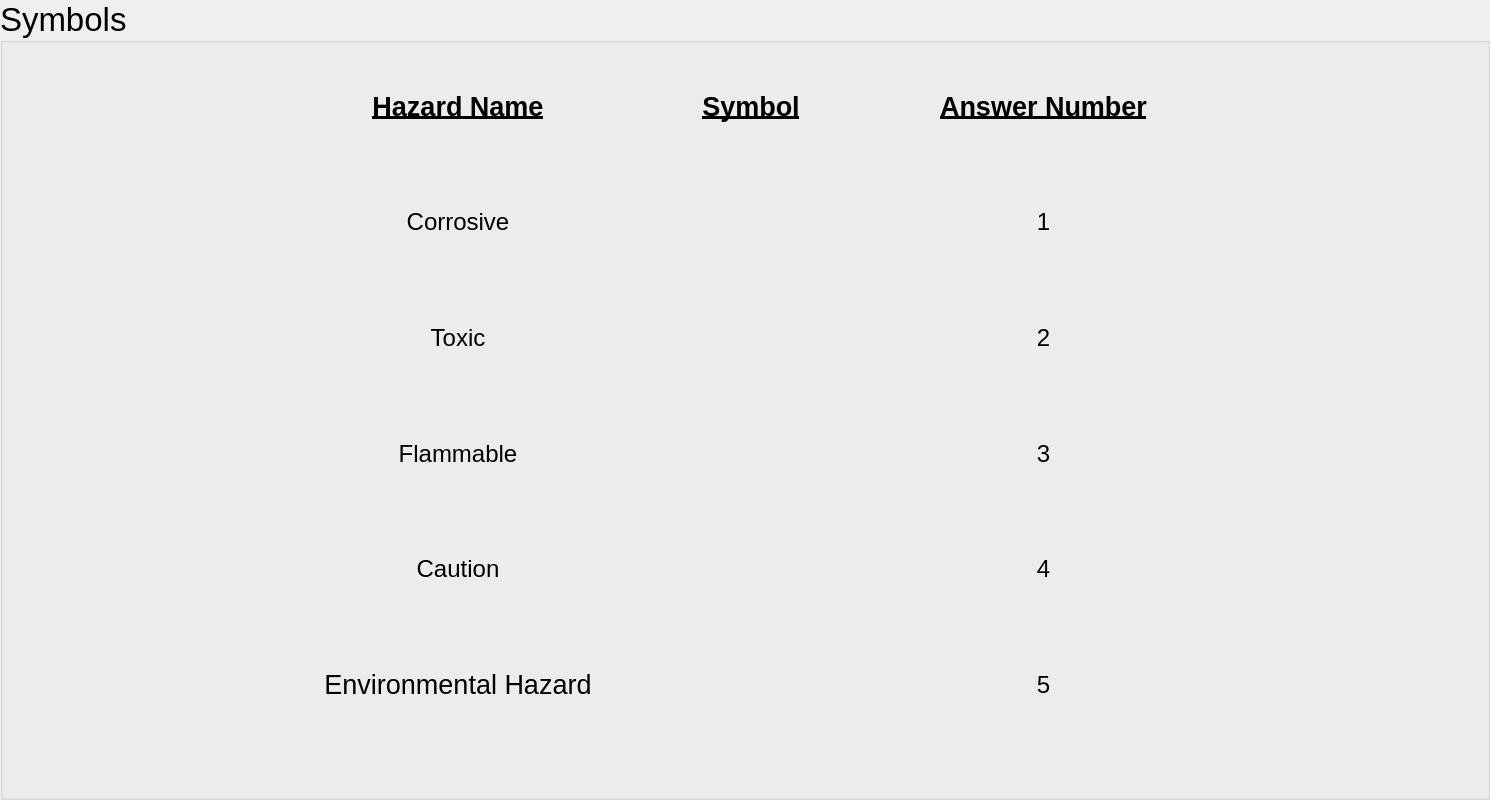
          <widget class="QGroupBox" name="hzd_sym_box">
           <property name="font">
            <font>
             <pointsize>25</pointsize>
            </font>
           </property>
           <property name="title">
            <string>Symbols</string>
           </property>
           <widget class="QWidget" name="layoutWidget_5">
            <property name="geometry">
             <rect>
              <x>20</x>
              <y>50</y>
              <width>1461</width>
              <height>741</height>
             </rect>
            </property>
            <layout class="QGridLayout" name="hazard_grid_2" columnstretch="2,0,2">
             <property name="leftMargin">
              <number>200</number>
             </property>
             <property name="topMargin">
              <number>0</number>
             </property>
             <property name="rightMargin">
              <number>200</number>
             </property>
             <property name="bottomMargin">
              <number>50</number>
             </property>
             <property name="horizontalSpacing">
              <number>6</number>
             </property>
             <property name="verticalSpacing">
              <number>3</number>
             </property>
             <item row="3" column="1">
              <widget class="QLabel" name="sym_6">
               <property name="font">
                <font>
                 <pointsize>20</pointsize>
                </font>
               </property>
               <property name="text">
                <string/>
               </property>
               <property name="pixmap">
                <pixmap>images/coshhflammable.jpg</pixmap>
               </property>
               <property name="scaledContents">
                <bool>true</bool>
               </property>
               <property name="alignment">
                <set>Qt::AlignCenter</set>
               </property>
              </widget>
             </item>
             <item row="5" column="0">
              <widget class="QLabel" name="sym_5_name_2">
               <property name="font">
                <font>
                 <pointsize>20</pointsize>
                </font>
               </property>
               <property name="text">
                <string>Environmental Hazard</string>
               </property>
               <property name="alignment">
                <set>Qt::AlignCenter</set>
               </property>
              </widget>
             </item>
             <item row="0" column="0">
              <widget class="QLabel" name="haz_title_2">
               <property name="palette">
                <palette>
                 <active/>
                 <inactive/>
                 <disabled/>
                </palette>
               </property>
               <property name="font">
                <font>
                 <pointsize>20</pointsize>
                 <weight>75</weight>
                 <italic>false</italic>
                 <bold>true</bold>
                 <underline>true</underline>
                 <kerning>false</kerning>
                </font>
               </property>
               <property name="text">
                <string>Hazard Name</string>
               </property>
               <property name="alignment">
                <set>Qt::AlignCenter</set>
               </property>
              </widget>
             </item>
             <item row="2" column="1">
              <widget class="QLabel" name="sym_7">
               <property name="font">
                <font>
                 <pointsize>20</pointsize>
                </font>
               </property>
               <property name="text">
                <string/>
               </property>
               <property name="pixmap">
                <pixmap>images/coshhtoxic.jpg</pixmap>
               </property>
               <property name="scaledContents">
                <bool>true</bool>
               </property>
               <property name="alignment">
                <set>Qt::AlignCenter</set>
               </property>
               <property name="wordWrap">
                <bool>true</bool>
               </property>
              </widget>
             </item>
             <item row="4" column="0">
              <widget class="QLabel" name="sym_4_name_2">
               <property name="font">
                <font>
                 <pointsize>18</pointsize>
                </font>
               </property>
               <property name="text">
                <string>Caution</string>
               </property>
               <property name="alignment">
                <set>Qt::AlignCenter</set>
               </property>
              </widget>
             </item>
             <item row="4" column="1">
              <widget class="QLabel" name="sym_8">
               <property name="font">
                <font>
                 <pointsize>20</pointsize>
                </font>
               </property>
               <property name="text">
                <string/>
               </property>
               <property name="pixmap">
                <pixmap>images/coshhcaution.jpg</pixmap>
               </property>
               <property name="scaledContents">
                <bool>true</bool>
               </property>
               <property name="alignment">
                <set>Qt::AlignCenter</set>
               </property>
              </widget>
             </item>
             <item row="0" column="1">
              <widget class="QLabel" name="sym_title_2">
               <property name="font">
                <font>
                 <pointsize>20</pointsize>
                 <weight>75</weight>
                 <italic>false</italic>
                 <bold>true</bold>
                 <underline>true</underline>
                </font>
               </property>
               <property name="text">
                <string>Symbol</string>
               </property>
               <property name="alignment">
                <set>Qt::AlignCenter</set>
               </property>
              </widget>
             </item>
             <item row="1" column="2">
              <widget class="QLabel" name="sym_1_ans_2">
               <property name="font">
                <font>
                 <pointsize>18</pointsize>
                </font>
               </property>
               <property name="text">
                <string>1</string>
               </property>
               <property name="alignment">
                <set>Qt::AlignCenter</set>
               </property>
              </widget>
             </item>
             <item row="2" column="2">
              <widget class="QLabel" name="sym_2_ans_2">
               <property name="font">
                <font>
                 <pointsize>18</pointsize>
                </font>
               </property>
               <property name="text">
                <string>2</string>
               </property>
               <property name="alignment">
                <set>Qt::AlignCenter</set>
               </property>
              </widget>
             </item>
             <item row="4" column="2">
              <widget class="QLabel" name="sym_4_ans_2">
               <property name="font">
                <font>
                 <pointsize>18</pointsize>
                </font>
               </property>
               <property name="text">
                <string>4</string>
               </property>
               <property name="alignment">
                <set>Qt::AlignCenter</set>
               </property>
              </widget>
             </item>
             <item row="3" column="2">
              <widget class="QLabel" name="sym_3_ans_2">
               <property name="font">
                <font>
                 <pointsize>18</pointsize>
                </font>
               </property>
               <property name="text">
                <string>3</string>
               </property>
               <property name="alignment">
                <set>Qt::AlignCenter</set>
               </property>
              </widget>
             </item>
             <item row="3" column="0">
              <widget class="QLabel" name="sym_3_name_2">
               <property name="font">
                <font>
                 <pointsize>18</pointsize>
                </font>
               </property>
               <property name="text">
                <string>Flammable</string>
               </property>
               <property name="alignment">
                <set>Qt::AlignCenter</set>
               </property>
              </widget>
             </item>
             <item row="5" column="1">
              <widget class="QLabel" name="sym_10">
               <property name="font">
                <font>
                 <pointsize>20</pointsize>
                </font>
               </property>
               <property name="text">
                <string/>
               </property>
               <property name="pixmap">
                <pixmap>images/coshhenvironment.jpg</pixmap>
               </property>
               <property name="scaledContents">
                <bool>true</bool>
               </property>
               <property name="alignment">
                <set>Qt::AlignCenter</set>
               </property>
              </widget>
             </item>
             <item row="2" column="0">
              <widget class="QLabel" name="sym_2_name_2">
               <property name="font">
                <font>
                 <pointsize>18</pointsize>
                </font>
               </property>
               <property name="text">
                <string>Toxic</string>
               </property>
               <property name="alignment">
                <set>Qt::AlignCenter</set>
               </property>
              </widget>
             </item>
             <item row="1" column="0">
              <widget class="QLabel" name="sym_1_name_2">
               <property name="font">
                <font>
                 <pointsize>18</pointsize>
                </font>
               </property>
               <property name="text">
                <string>Corrosive</string>
               </property>
               <property name="alignment">
                <set>Qt::AlignCenter</set>
               </property>
              </widget>
             </item>
             <item row="5" column="2">
              <widget class="QLabel" name="sym_5_ans_2">
               <property name="font">
                <font>
                 <pointsize>18</pointsize>
                </font>
               </property>
               <property name="text">
                <string>5</string>
               </property>
               <property name="alignment">
                <set>Qt::AlignCenter</set>
               </property>
              </widget>
             </item>
             <item row="0" column="2">
              <widget class="QLabel" name="ans_title_2">
               <property name="font">
                <font>
                 <pointsize>20</pointsize>
                 <weight>75</weight>
                 <italic>false</italic>
                 <bold>true</bold>
                 <underline>true</underline>
                </font>
               </property>
               <property name="text">
                <string>Answer Number</string>
               </property>
               <property name="alignment">
                <set>Qt::AlignCenter</set>
               </property>
              </widget>
             </item>
             <item row="1" column="1">
              <widget class="QLabel" name="sym_9">
               <property name="sizePolicy">
                <sizepolicy hsizetype="Expanding" vsizetype="Preferred">
                 <horstretch>0</horstretch>
                 <verstretch>0</verstretch>
                </sizepolicy>
               </property>
               <property name="minimumSize">
                <size>
                 <width>0</width>
                 <height>0</height>
                </size>
               </property>
               <property name="font">
                <font>
                 <pointsize>20</pointsize>
                </font>
               </property>
               <property name="text">
                <string/>
               </property>
               <property name="pixmap">
                <pixmap>images/coshhcorrosive.jpg</pixmap>
               </property>
               <property name="scaledContents">
                <bool>true</bool>
               </property>
               <property name="alignment">
                <set>Qt::AlignCenter</set>
               </property>
               <property name="wordWrap">
                <bool>false</bool>
               </property>
              </widget>
             </item>
            </layout>
           </widget>
          </widget>
